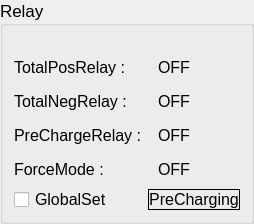
               <widget class="QGroupBox" name="m_relay">
                <property name="font">
                 <font>
                  <pointsize>13</pointsize>
                 </font>
                </property>
                <property name="title">
                 <string>Relay</string>
                </property>
                <layout class="QVBoxLayout" name="verticalLayout_15">
                 <property name="topMargin">
                  <number>27</number>
                 </property>
                 <item>
                  <layout class="QGridLayout" name="gridLayout_8">
                   <item row="0" column="0">
                    <widget class="QLabel" name="label_12">
                     <property name="font">
                      <font>
                       <pointsize>12</pointsize>
                       <weight>50</weight>
                       <bold>false</bold>
                      </font>
                     </property>
                     <property name="text">
                      <string>TotalPosRelay :</string>
                     </property>
                    </widget>
                   </item>
                   <item row="0" column="1">
                    <layout class="QHBoxLayout" name="horizontalLayout_28">
                     <property name="spacing">
                      <number>0</number>
                     </property>
                     <item>
                      <widget class="QLabel" name="m_mRelay">
                       <property name="font">
                        <font>
                         <pointsize>12</pointsize>
                         <weight>50</weight>
                         <bold>false</bold>
                        </font>
                       </property>
                       <property name="text">
                        <string>OFF</string>
                       </property>
                       <property name="alignment">
                        <set>Qt::AlignCenter</set>
                       </property>
                      </widget>
                     </item>
                     <item>
                      <widget class="QPushButton" name="m_mRelay_btn">
                       <property name="maximumSize">
                        <size>
                         <width>40</width>
                         <height>30</height>
                        </size>
                       </property>
                       <property name="text">
                        <string/>
                       </property>
                       <property name="icon">
                        <iconset resource="res.qrc">
                         <normaloff>:/image/off.png</normaloff>:/image/off.png</iconset>
                       </property>
                       <property name="iconSize">
                        <size>
                         <width>64</width>
                         <height>64</height>
                        </size>
                       </property>
                       <property name="flat">
                        <bool>true</bool>
                       </property>
                      </widget>
                     </item>
                    </layout>
                   </item>
                   <item row="1" column="0">
                    <widget class="QLabel" name="label_6">
                     <property name="font">
                      <font>
                       <pointsize>12</pointsize>
                      </font>
                     </property>
                     <property name="text">
                      <string>TotalNegRelay :</string>
                     </property>
                    </widget>
                   </item>
                   <item row="1" column="1">
                    <layout class="QHBoxLayout" name="horizontalLayout_45">
                     <property name="spacing">
                      <number>0</number>
                     </property>
                     <item>
                      <widget class="QLabel" name="m_nRelay">
                       <property name="font">
                        <font>
                         <pointsize>12</pointsize>
                         <weight>50</weight>
                         <bold>false</bold>
                        </font>
                       </property>
                       <property name="text">
                        <string>OFF</string>
                       </property>
                       <property name="alignment">
                        <set>Qt::AlignCenter</set>
                       </property>
                      </widget>
                     </item>
                     <item>
                      <widget class="QPushButton" name="m_nRelay_btn">
                       <property name="maximumSize">
                        <size>
                         <width>40</width>
                         <height>30</height>
                        </size>
                       </property>
                       <property name="text">
                        <string/>
                       </property>
                       <property name="icon">
                        <iconset resource="res.qrc">
                         <normaloff>:/image/off.png</normaloff>:/image/off.png</iconset>
                       </property>
                       <property name="iconSize">
                        <size>
                         <width>64</width>
                         <height>64</height>
                        </size>
                       </property>
                       <property name="flat">
                        <bool>true</bool>
                       </property>
                      </widget>
                     </item>
                    </layout>
                   </item>
                   <item row="2" column="0">
                    <widget class="QLabel" name="label_14">
                     <property name="font">
                      <font>
                       <pointsize>12</pointsize>
                      </font>
                     </property>
                     <property name="text">
                      <string>PreChargeRelay :</string>
                     </property>
                    </widget>
                   </item>
                   <item row="2" column="1">
                    <layout class="QHBoxLayout" name="horizontalLayout_46">
                     <property name="spacing">
                      <number>0</number>
                     </property>
                     <item>
                      <widget class="QLabel" name="m_pRelay">
                       <property name="font">
                        <font>
                         <pointsize>12</pointsize>
                         <weight>50</weight>
                         <bold>false</bold>
                        </font>
                       </property>
                       <property name="text">
                        <string>OFF</string>
                       </property>
                       <property name="alignment">
                        <set>Qt::AlignCenter</set>
                       </property>
                      </widget>
                     </item>
                     <item>
                      <widget class="QPushButton" name="m_pRelay_btn">
                       <property name="maximumSize">
                        <size>
                         <width>40</width>
                         <height>30</height>
                        </size>
                       </property>
                       <property name="text">
                        <string/>
                       </property>
                       <property name="icon">
                        <iconset resource="res.qrc">
                         <normaloff>:/image/off.png</normaloff>:/image/off.png</iconset>
                       </property>
                       <property name="iconSize">
                        <size>
                         <width>64</width>
                         <height>64</height>
                        </size>
                       </property>
                       <property name="flat">
                        <bool>true</bool>
                       </property>
                      </widget>
                     </item>
                    </layout>
                   </item>
                   <item row="3" column="0">
                    <widget class="QLabel" name="label_44">
                     <property name="font">
                      <font>
                       <pointsize>12</pointsize>
                       <weight>50</weight>
                       <bold>false</bold>
                      </font>
                     </property>
                     <property name="text">
                      <string>ForceMode :</string>
                     </property>
                    </widget>
                   </item>
                   <item row="3" column="1">
                    <layout class="QHBoxLayout" name="horizontalLayout_29">
                     <property name="spacing">
                      <number>0</number>
                     </property>
                     <item>
                      <widget class="QLabel" name="m_fMode">
                       <property name="font">
                        <font>
                         <pointsize>12</pointsize>
                         <weight>50</weight>
                         <bold>false</bold>
                        </font>
                       </property>
                       <property name="text">
                        <string>OFF</string>
                       </property>
                       <property name="alignment">
                        <set>Qt::AlignCenter</set>
                       </property>
                      </widget>
                     </item>
                     <item>
                      <widget class="QPushButton" name="m_fMode_btn">
                       <property name="maximumSize">
                        <size>
                         <width>40</width>
                         <height>30</height>
                        </size>
                       </property>
                       <property name="text">
                        <string/>
                       </property>
                       <property name="icon">
                        <iconset resource="res.qrc">
                         <normaloff>:/image/off.png</normaloff>:/image/off.png</iconset>
                       </property>
                       <property name="iconSize">
                        <size>
                         <width>64</width>
                         <height>64</height>
                        </size>
                       </property>
                       <property name="flat">
                        <bool>true</bool>
                       </property>
                      </widget>
                     </item>
                    </layout>
                   </item>
                   <item row="4" column="0">
                    <widget class="QCheckBox" name="global_relay">
                     <property name="font">
                      <font>
                       <pointsize>12</pointsize>
                      </font>
                     </property>
                     <property name="layoutDirection">
                      <enum>Qt::LeftToRight</enum>
                     </property>
                     <property name="styleSheet">
                      <string notr="true">QCheckBox::indicator{  
    width: 15px;  
    height: 15px;
	}
  
QCheckBox::indicator:unchecked{  
    image:url(:/image/unchecked.png);  
}  
  
QCheckBox::indicator:checked{  
    image:url(:/image/checked.png);  
}  
  
</string>
                     </property>
                     <property name="text">
                      <string>GlobalSet</string>
                     </property>
                     <property name="iconSize">
                      <size>
                       <width>48</width>
                       <height>48</height>
                      </size>
                     </property>
                     <property name="checked">
                      <bool>false</bool>
                     </property>
                     <property name="tristate">
                      <bool>false</bool>
                     </property>
                    </widget>
                   </item>
                   <item row="4" column="1">
                    <widget class="QLabel" name="m_preRelay">
                     <property name="font">
                      <font>
                       <pointsize>12</pointsize>
                       <weight>50</weight>
                       <bold>false</bold>
                      </font>
                     </property>
                     <property name="styleSheet">
                      <string notr="true"/>
                     </property>
                     <property name="frameShape">
                      <enum>QFrame::Box</enum>
                     </property>
                     <property name="text">
                      <string>PreCharging</string>
                     </property>
                     <property name="alignment">
                      <set>Qt::AlignCenter</set>
                     </property>
                    </widget>
                   </item>
                  </layout>
                 </item>
                </layout>
               </widget>
